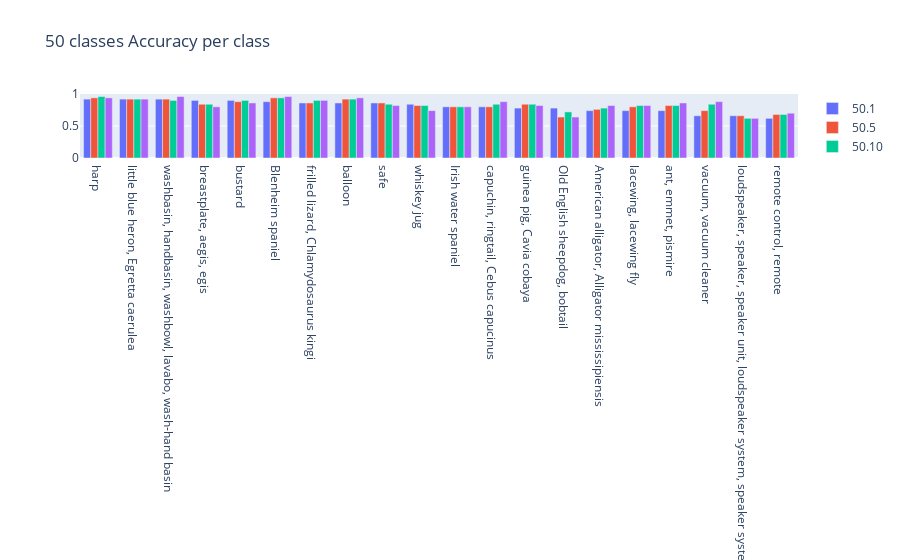
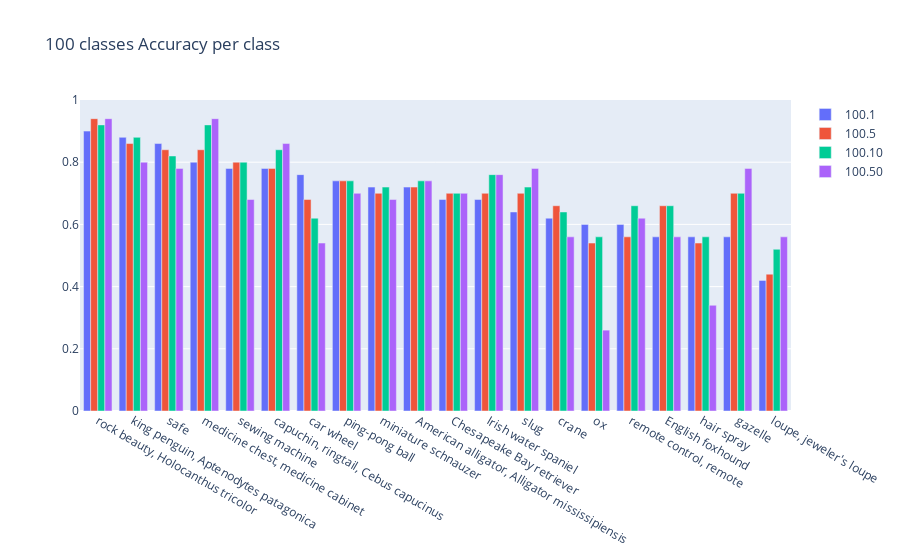
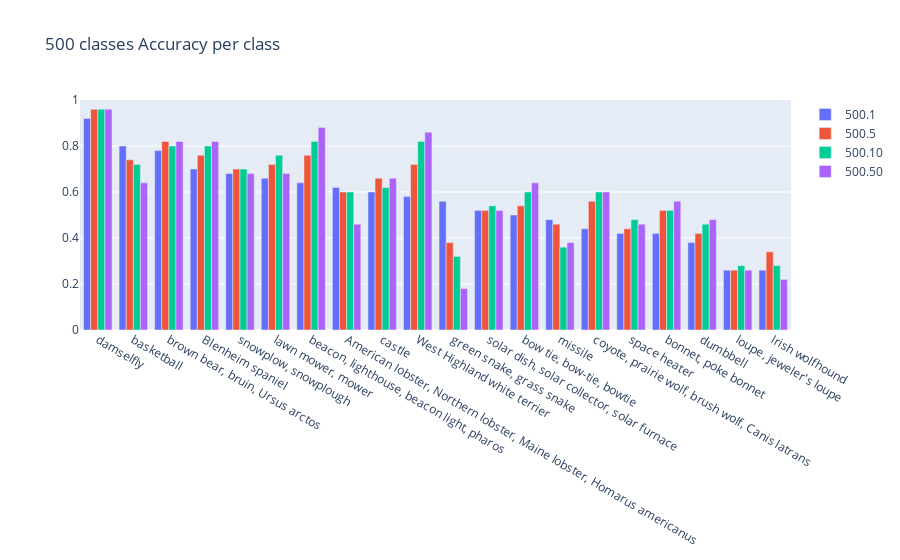

Source (notebook cell) for these figures, in order:
### Code cell
for n_c in n_classes:
    plot(acc_per_class_dict, 
         keys=["{}.{}".format(n_c, k) for k in K], 
         title="{} classes\tAccuracy per class".format(n_c))

### Figure 1 — Plotly figure (JSON) as saved in the notebook; plotly's stock layout.template omitted (floating-point values rounded to 4 significant figures)
{"data": [{"name": "50.1", "type": "bar", "x": ["harp", "little blue heron, Egretta caerulea", "washbasin, handbasin, washbowl, lavabo, wash-hand basin", "breastplate, aegis, egis", "bustard", "Blenheim spaniel", "frilled lizard, Chlamydosaurus kingi", "balloon", "safe", "whiskey jug", "Irish water spaniel", "capuchin, ringtail, Cebus capucinus", "guinea pig, Cavia cobaya", "Old English sheepdog, bobtail", "American alligator, Alligator mississipiensis", "lacewing, lacewing fly", "ant, emmet, pismire", "vacuum, vacuum cleaner", "loudspeaker, speaker, speaker unit, loudspeaker system, speaker system", "remote control, remote"], "y": [0.92, 0.92, 0.92, 0.9, 0.9, 0.88, 0.86, 0.86, 0.86, 0.84, 0.8, 0.8, 0.78, 0.78, 0.74, 0.74, 0.74, 0.66, 0.66, 0.62]}, {"name": "50.5", "type": "bar", "x": ["harp", "little blue heron, Egretta caerulea", "washbasin, handbasin, washbowl, lavabo, wash-hand basin", "breastplate, aegis, egis", "bustard", "Blenheim spaniel", "frilled lizard, Chlamydosaurus kingi", "balloon", "safe", "whiskey jug", "Irish water spaniel", "capuchin, ringtail, Cebus capucinus", "guinea pig, Cavia cobaya", "Old English sheepdog, bobtail", "American alligator, Alligator mississipiensis", "lacewing, lacewing fly", "ant, emmet, pismire", "vacuum, vacuum cleaner", "loudspeaker, speaker, speaker unit, loudspeaker system, speaker system", "remote control, remote"], "y": [0.94, 0.92, 0.92, 0.84, 0.88, 0.94, 0.86, 0.92, 0.86, 0.82, 0.8, 0.8, 0.84, 0.64, 0.76, 0.8, 0.82, 0.74, 0.66, 0.68]}, {"name": "50.10", "type": "bar", "x": ["harp", "little blue heron, Egretta caerulea", "washbasin, handbasin, washbowl, lavabo, wash-hand basin", "breastplate, aegis, egis", "bustard", "Blenheim spaniel", "frilled lizard, Chlamydosaurus kingi", "balloon", "safe", "whiskey jug", "Irish water spaniel", "capuchin, ringtail, Cebus capucinus", "guinea pig, Cavia cobaya", "Old English sheepdog, bobtail", "American alligator, Alligator mississipiensis", "lacewing, lacewing fly", "ant, emmet, pismire", "vacuum, vacuum cleaner", "loudspeaker, speaker, speaker unit, loudspeaker system, speaker system", "remote control, remote"], "y": [0.96, 0.92, 0.9, 0.84, 0.9, 0.94, 0.9, 0.92, 0.84, 0.82, 0.8, 0.84, 0.84, 0.72, 0.78, 0.82, 0.82, 0.84, 0.62, 0.68]}, {"name": "50.50", "type": "bar", "x": ["harp", "little blue heron, Egretta caerulea", "washbasin, handbasin, washbowl, lavabo, wash-hand basin", "breastplate, aegis, egis", "bustard", "Blenheim spaniel", "frilled lizard, Chlamydosaurus kingi", "balloon", "safe", "whiskey jug", "Irish water spaniel", "capuchin, ringtail, Cebus capucinus", "guinea pig, Cavia cobaya", "Old English sheepdog, bobtail", "American alligator, Alligator mississipiensis", "lacewing, lacewing fly", "ant, emmet, pismire", "vacuum, vacuum cleaner", "loudspeaker, speaker, speaker unit, loudspeaker system, speaker system", "remote control, remote"], "y": [0.94, 0.92, 0.96, 0.8, 0.86, 0.96, 0.9, 0.94, 0.82, 0.74, 0.8, 0.88, 0.82, 0.64, 0.82, 0.82, 0.86, 0.88, 0.62, 0.7]}], "layout": {"barmode": "group", "title": {"text": "50 classes\tAccuracy per class"}, "yaxis": {"range": [0, 1]}}}

### Figure 2 — Plotly figure (JSON) as saved in the notebook; plotly's stock layout.template omitted (floating-point values rounded to 4 significant figures)
{"data": [{"name": "100.1", "type": "bar", "x": ["rock beauty, Holocanthus tricolor", "king penguin, Aptenodytes patagonica", "safe", "medicine chest, medicine cabinet", "sewing machine", "capuchin, ringtail, Cebus capucinus", "car wheel", "ping-pong ball", "miniature schnauzer", "American alligator, Alligator mississipiensis", "Chesapeake Bay retriever", "Irish water spaniel", "slug", "crane", "ox", "remote control, remote", "English foxhound", "hair spray", "gazelle", "loupe, jeweler's loupe"], "y": [0.9, 0.88, 0.86, 0.8, 0.78, 0.78, 0.76, 0.74, 0.72, 0.72, 0.68, 0.68, 0.64, 0.62, 0.6, 0.6, 0.56, 0.56, 0.56, 0.42]}, {"name": "100.5", "type": "bar", "x": ["rock beauty, Holocanthus tricolor", "king penguin, Aptenodytes patagonica", "safe", "medicine chest, medicine cabinet", "sewing machine", "capuchin, ringtail, Cebus capucinus", "car wheel", "ping-pong ball", "miniature schnauzer", "American alligator, Alligator mississipiensis", "Chesapeake Bay retriever", "Irish water spaniel", "slug", "crane", "ox", "remote control, remote", "English foxhound", "hair spray", "gazelle", "loupe, jeweler's loupe"], "y": [0.94, 0.86, 0.84, 0.84, 0.8, 0.78, 0.68, 0.74, 0.7, 0.72, 0.7, 0.7, 0.7, 0.66, 0.54, 0.56, 0.66, 0.54, 0.7, 0.44]}, {"name": "100.10", "type": "bar", "x": ["rock beauty, Holocanthus tricolor", "king penguin, Aptenodytes patagonica", "safe", "medicine chest, medicine cabinet", "sewing machine", "capuchin, ringtail, Cebus capucinus", "car wheel", "ping-pong ball", "miniature schnauzer", "American alligator, Alligator mississipiensis", "Chesapeake Bay retriever", "Irish water spaniel", "slug", "crane", "ox", "remote control, remote", "English foxhound", "hair spray", "gazelle", "loupe, jeweler's loupe"], "y": [0.92, 0.88, 0.82, 0.92, 0.8, 0.84, 0.62, 0.74, 0.72, 0.74, 0.7, 0.76, 0.72, 0.64, 0.56, 0.66, 0.66, 0.56, 0.7, 0.52]}, {"name": "100.50", "type": "bar", "x": ["rock beauty, Holocanthus tricolor", "king penguin, Aptenodytes patagonica", "safe", "medicine chest, medicine cabinet", "sewing machine", "capuchin, ringtail, Cebus capucinus", "car wheel", "ping-pong ball", "miniature schnauzer", "American alligator, Alligator mississipiensis", "Chesapeake Bay retriever", "Irish water spaniel", "slug", "crane", "ox", "remote control, remote", "English foxhound", "hair spray", "gazelle", "loupe, jeweler's loupe"], "y": [0.94, 0.8, 0.78, 0.94, 0.68, 0.86, 0.54, 0.7, 0.68, 0.74, 0.7, 0.76, 0.78, 0.56, 0.26, 0.62, 0.56, 0.34, 0.78, 0.56]}], "layout": {"barmode": "group", "title": {"text": "100 classes\tAccuracy per class"}, "yaxis": {"range": [0, 1]}}}

### Figure 3 — Plotly figure (JSON) as saved in the notebook; plotly's stock layout.template omitted (floating-point values rounded to 4 significant figures)
{"data": [{"name": "500.1", "type": "bar", "x": ["damselfly", "basketball", "brown bear, bruin, Ursus arctos", "Blenheim spaniel", "snowplow, snowplough", "lawn mower, mower", "beacon, lighthouse, beacon light, pharos", "American lobster, Northern lobster, Maine lobster, Homarus americanus", "castle", "West Highland white terrier", "green snake, grass snake", "solar dish, solar collector, solar furnace", "bow tie, bow-tie, bowtie", "missile", "coyote, prairie wolf, brush wolf, Canis latrans", "space heater", "bonnet, poke bonnet", "dumbbell", "loupe, jeweler's loupe", "Irish wolfhound"], "y": [0.92, 0.8, 0.78, 0.7, 0.68, 0.66, 0.64, 0.62, 0.6, 0.58, 0.56, 0.52, 0.5, 0.48, 0.44, 0.42, 0.42, 0.38, 0.26, 0.26]}, {"name": "500.5", "type": "bar", "x": ["damselfly", "basketball", "brown bear, bruin, Ursus arctos", "Blenheim spaniel", "snowplow, snowplough", "lawn mower, mower", "beacon, lighthouse, beacon light, pharos", "American lobster, Northern lobster, Maine lobster, Homarus americanus", "castle", "West Highland white terrier", "green snake, grass snake", "solar dish, solar collector, solar furnace", "bow tie, bow-tie, bowtie", "missile", "coyote, prairie wolf, brush wolf, Canis latrans", "space heater", "bonnet, poke bonnet", "dumbbell", "loupe, jeweler's loupe", "Irish wolfhound"], "y": [0.96, 0.74, 0.82, 0.76, 0.7, 0.72, 0.76, 0.6, 0.66, 0.72, 0.38, 0.52, 0.54, 0.46, 0.56, 0.44, 0.52, 0.42, 0.26, 0.34]}, {"name": "500.10", "type": "bar", "x": ["damselfly", "basketball", "brown bear, bruin, Ursus arctos", "Blenheim spaniel", "snowplow, snowplough", "lawn mower, mower", "beacon, lighthouse, beacon light, pharos", "American lobster, Northern lobster, Maine lobster, Homarus americanus", "castle", "West Highland white terrier", "green snake, grass snake", "solar dish, solar collector, solar furnace", "bow tie, bow-tie, bowtie", "missile", "coyote, prairie wolf, brush wolf, Canis latrans", "space heater", "bonnet, poke bonnet", "dumbbell", "loupe, jeweler's loupe", "Irish wolfhound"], "y": [0.96, 0.72, 0.8, 0.8, 0.7, 0.76, 0.82, 0.6, 0.62, 0.82, 0.32, 0.54, 0.6, 0.36, 0.6, 0.48, 0.52, 0.46, 0.28, 0.28]}, {"name": "500.50", "type": "bar", "x": ["damselfly", "basketball", "brown bear, bruin, Ursus arctos", "Blenheim spaniel", "snowplow, snowplough", "lawn mower, mower", "beacon, lighthouse, beacon light, pharos", "American lobster, Northern lobster, Maine lobster, Homarus americanus", "castle", "West Highland white terrier", "green snake, grass snake", "solar dish, solar collector, solar furnace", "bow tie, bow-tie, bowtie", "missile", "coyote, prairie wolf, brush wolf, Canis latrans", "space heater", "bonnet, poke bonnet", "dumbbell", "loupe, jeweler's loupe", "Irish wolfhound"], "y": [0.96, 0.64, 0.82, 0.82, 0.68, 0.68, 0.88, 0.46, 0.66, 0.86, 0.18, 0.52, 0.64, 0.38, 0.6, 0.46, 0.56, 0.48, 0.26, 0.22]}], "layout": {"barmode": "group", "title": {"text": "500 classes\tAccuracy per class"}, "yaxis": {"range": [0, 1]}}}
